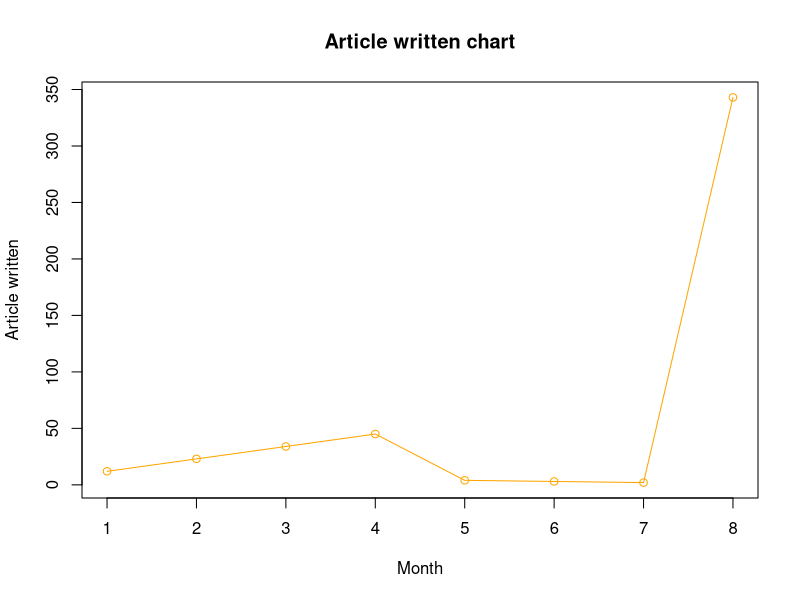

This figure's R source:
v <- c(12,23,34,45,4,3,2,343)

plot(v , type="o", col ="orange",
     xlab ="Month", ylab ="Article written",
     main = "Article written chart")